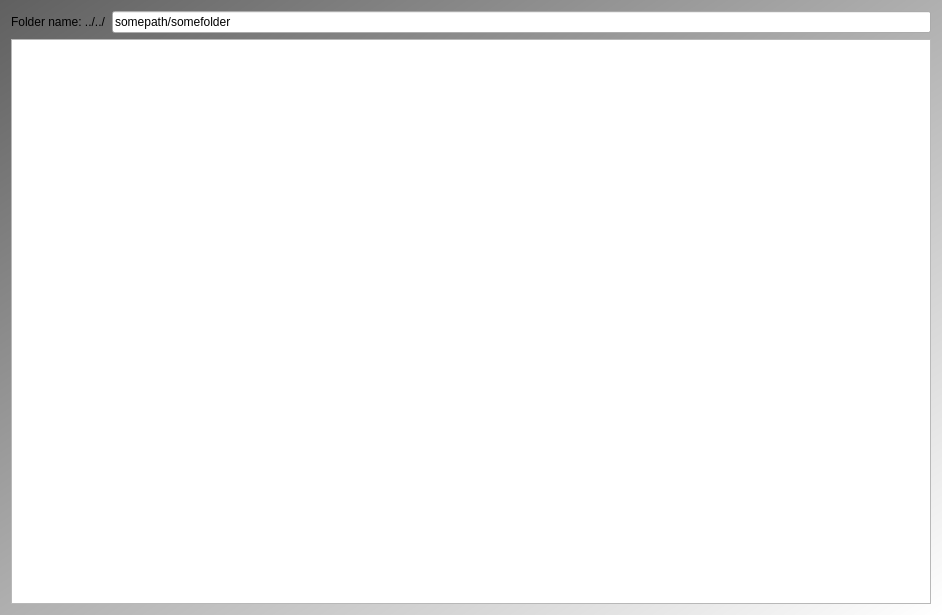
<?xml version="1.0" encoding="UTF-8"?>
<ui version="4.0">
 <class>QtCreateQtProjectZipFileMainDialog</class>
 <widget class="QDialog" name="QtCreateQtProjectZipFileMainDialog">
  <property name="geometry">
   <rect>
    <x>0</x>
    <y>0</y>
    <width>942</width>
    <height>615</height>
   </rect>
  </property>
  <property name="windowTitle">
   <string>CreateQtProjectZipFile</string>
  </property>
  <property name="windowIcon">
   <iconset resource="ToolCreateQtProjectZipFile.qrc">
    <normaloff>:/images/R.png</normaloff>:/images/R.png</iconset>
  </property>
  <property name="styleSheet">
   <string notr="true">QDialog { 
background-color: qlineargradient(x1: 0, y1: 0, x2: 1, y2: 1, stop: 0  #606060, stop: 1 #ffffff);
}

QLabel { font: 24px, &quot;Courier&quot; }
QLineEdit { font: 24px, &quot;Courier&quot; }</string>
  </property>
  <layout class="QGridLayout" name="gridLayout">
   <item row="0" column="0">
    <layout class="QHBoxLayout" name="horizontalLayout">
     <item>
      <widget class="QLabel" name="label">
       <property name="text">
        <string>Folder name: ../../</string>
       </property>
      </widget>
     </item>
     <item>
      <widget class="QLineEdit" name="lineEdit">
       <property name="text">
        <string>somepath/somefolder</string>
       </property>
      </widget>
     </item>
    </layout>
   </item>
   <item row="1" column="0">
    <widget class="QPlainTextEdit" name="text">
     <property name="sizePolicy">
      <sizepolicy hsizetype="Expanding" vsizetype="Expanding">
       <horstretch>0</horstretch>
       <verstretch>1</verstretch>
      </sizepolicy>
     </property>
     <property name="font">
      <font>
       <family>Courier New</family>
       <pointsize>10</pointsize>
      </font>
     </property>
     <property name="lineWrapMode">
      <enum>QPlainTextEdit::NoWrap</enum>
     </property>
     <property name="readOnly">
      <bool>true</bool>
     </property>
    </widget>
   </item>
  </layout>
 </widget>
 <resources>
  <include location="ToolCreateQtProjectZipFile.qrc"/>
 </resources>
 <connections/>
</ui>
